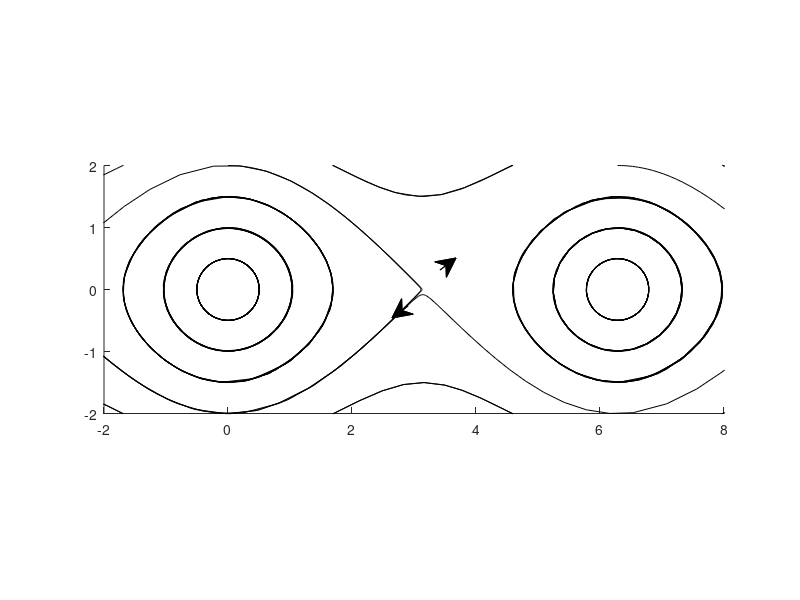

This figure's MATLAB source:
close all
clear all
clc

f = @(t,Y) [Y(2); -sin(Y(1))];

hFig = figure(1);
hold on

y20 = [-2.5 0 0.5 1 1.5 2 2.5; 6*pi 0 0 0 0 0 -2*pi];
s = size(y20);

for i = 1:s(2)
    [ts,ys] = ode45(f,[0,50],[y20(2,i);y20(1,i)]);
    plot(ys(:,1),ys(:,2),'k')
    if or(i ~= 1, i ~= s(2))
        [ts,ys] = ode45(f,[0,50],[y20(2,i)+2*pi;y20(1,i)]);
        plot(ys(:,1),ys(:,2),'k')
    end
end
% h = quiver(pi, 0, 0.5, 0.5);
% adjust_quiver_arrowhead_size(h, 10);
%arrow([pi 0],[pi+0.5 0.5], 'BaseAngle', 90, 'TipAngle', 0.7, 'Length', 10)
annotation('arrow',[0.55 0.57],[0.55 0.57])
annotation('arrow',[0.51 0.49],[0.49 0.47])
annotation('arrow',[0.55 0.57],[0.55 0.57])
annotation('arrow',[0.51 0.49],[0.49 0.47])
axis([-2 8 -2 2])
axis equal